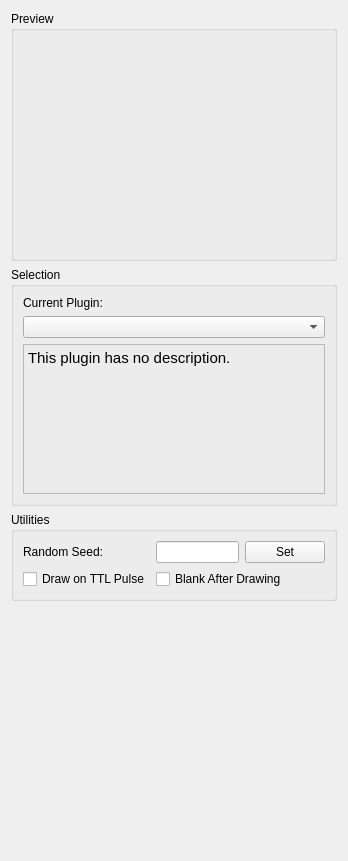
<?xml version="1.0" encoding="UTF-8"?>
<ui version="4.0">
 <class>pluginPanel</class>
 <widget class="QWidget" name="pluginPanel">
  <property name="geometry">
   <rect>
    <x>0</x>
    <y>0</y>
    <width>348</width>
    <height>861</height>
   </rect>
  </property>
  <property name="sizePolicy">
   <sizepolicy hsizetype="Maximum" vsizetype="Maximum">
    <horstretch>0</horstretch>
    <verstretch>0</verstretch>
   </sizepolicy>
  </property>
  <property name="minimumSize">
   <size>
    <width>0</width>
    <height>0</height>
   </size>
  </property>
  <property name="maximumSize">
   <size>
    <width>16777215</width>
    <height>16777215</height>
   </size>
  </property>
  <property name="windowTitle">
   <string>Form</string>
  </property>
  <layout class="QVBoxLayout" name="verticalLayout_3">
   <item>
    <widget class="QGroupBox" name="previewBox">
     <property name="sizePolicy">
      <sizepolicy hsizetype="Expanding" vsizetype="Expanding">
       <horstretch>0</horstretch>
       <verstretch>0</verstretch>
      </sizepolicy>
     </property>
     <property name="minimumSize">
      <size>
       <width>0</width>
       <height>200</height>
      </size>
     </property>
     <property name="maximumSize">
      <size>
       <width>16777215</width>
       <height>16777215</height>
      </size>
     </property>
     <property name="title">
      <string>Preview</string>
     </property>
     <layout class="QHBoxLayout" name="horizontalLayout_16"/>
    </widget>
   </item>
   <item>
    <widget class="QGroupBox" name="selectionBox">
     <property name="sizePolicy">
      <sizepolicy hsizetype="Expanding" vsizetype="Fixed">
       <horstretch>0</horstretch>
       <verstretch>0</verstretch>
      </sizepolicy>
     </property>
     <property name="minimumSize">
      <size>
       <width>0</width>
       <height>0</height>
      </size>
     </property>
     <property name="maximumSize">
      <size>
       <width>1677215</width>
       <height>16777215</height>
      </size>
     </property>
     <property name="title">
      <string>Selection</string>
     </property>
     <layout class="QHBoxLayout" name="horizontalLayout_13">
      <item>
       <layout class="QVBoxLayout" name="verticalLayout">
        <item>
         <widget class="QLabel" name="label">
          <property name="text">
           <string>Current Plugin:</string>
          </property>
         </widget>
        </item>
        <item>
         <widget class="QComboBox" name="manualSelectionBox"/>
        </item>
        <item>
         <widget class="QLabel" name="descriptionLabel">
          <property name="sizePolicy">
           <sizepolicy hsizetype="Preferred" vsizetype="Preferred">
            <horstretch>0</horstretch>
            <verstretch>0</verstretch>
           </sizepolicy>
          </property>
          <property name="minimumSize">
           <size>
            <width>0</width>
            <height>150</height>
           </size>
          </property>
          <property name="font">
           <font>
            <pointsize>11</pointsize>
           </font>
          </property>
          <property name="frameShape">
           <enum>QFrame::StyledPanel</enum>
          </property>
          <property name="text">
           <string>This plugin has no description.</string>
          </property>
          <property name="textFormat">
           <enum>Qt::RichText</enum>
          </property>
          <property name="alignment">
           <set>Qt::AlignLeading|Qt::AlignLeft|Qt::AlignTop</set>
          </property>
          <property name="wordWrap">
           <bool>true</bool>
          </property>
          <property name="margin">
           <number>5</number>
          </property>
         </widget>
        </item>
       </layout>
      </item>
     </layout>
    </widget>
   </item>
   <item>
    <widget class="QGroupBox" name="settingsBox">
     <property name="sizePolicy">
      <sizepolicy hsizetype="Expanding" vsizetype="Minimum">
       <horstretch>0</horstretch>
       <verstretch>0</verstretch>
      </sizepolicy>
     </property>
     <property name="minimumSize">
      <size>
       <width>0</width>
       <height>0</height>
      </size>
     </property>
     <property name="maximumSize">
      <size>
       <width>16777215</width>
       <height>16777215</height>
      </size>
     </property>
     <property name="title">
      <string>Utilities</string>
     </property>
     <layout class="QHBoxLayout" name="horizontalLayout_14">
      <item>
       <layout class="QGridLayout" name="gridLayout_2">
        <item row="0" column="0">
         <widget class="QLabel" name="label_2">
          <property name="text">
           <string>Random Seed:</string>
          </property>
         </widget>
        </item>
        <item row="1" column="0">
         <widget class="QCheckBox" name="ttlCheckBox">
          <property name="text">
           <string>Draw on TTL Pulse</string>
          </property>
         </widget>
        </item>
        <item row="1" column="1">
         <widget class="QCheckBox" name="ttlBlankCheckBox">
          <property name="text">
           <string>Blank After Drawing</string>
          </property>
         </widget>
        </item>
        <item row="0" column="1">
         <layout class="QHBoxLayout" name="horizontalLayout_3">
          <item>
           <widget class="QLineEdit" name="randomSeedInput"/>
          </item>
          <item>
           <widget class="QPushButton" name="randomSeedButton">
            <property name="text">
             <string>Set</string>
            </property>
           </widget>
          </item>
         </layout>
        </item>
       </layout>
      </item>
     </layout>
    </widget>
   </item>
   <item>
    <spacer name="verticalSpacer">
     <property name="orientation">
      <enum>Qt::Vertical</enum>
     </property>
     <property name="sizeHint" stdset="0">
      <size>
       <width>20</width>
       <height>40</height>
      </size>
     </property>
    </spacer>
   </item>
  </layout>
 </widget>
 <resources/>
 <connections/>
</ui>
